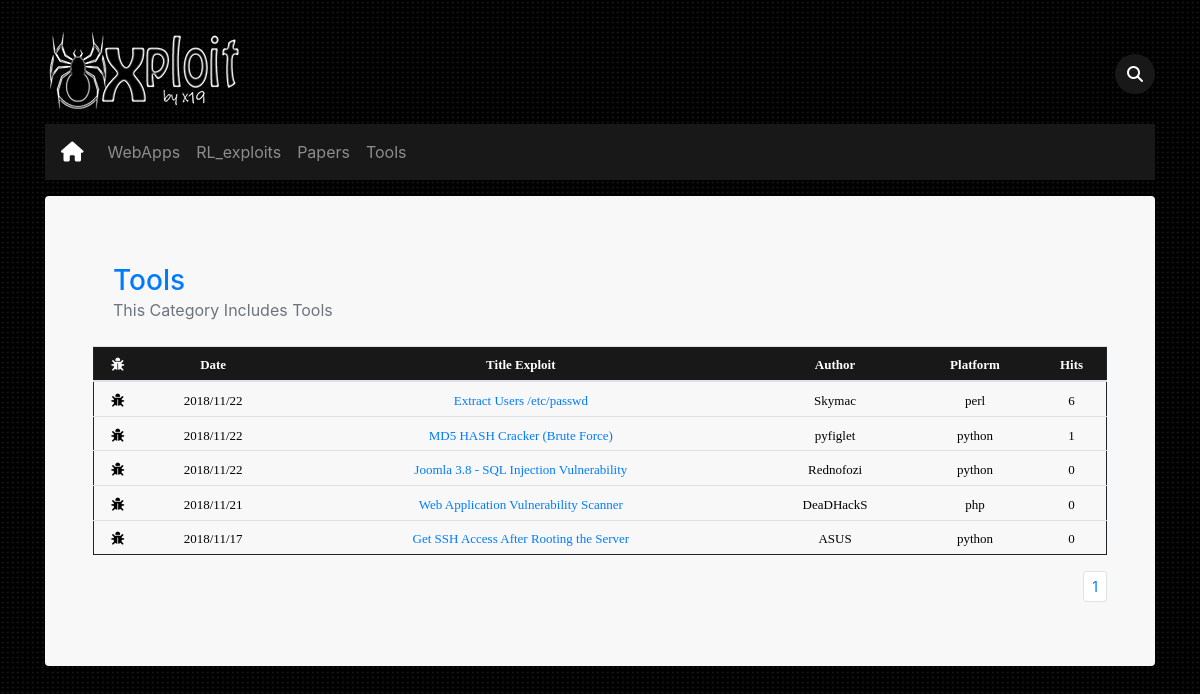
The page /Tools/ on the database its author committed.
### tables this page shows
CREATE TABLE `categery` (
  `id` int(11) NOT NULL,
  `name` varchar(255) NOT NULL
);

CREATE TABLE `post` (
  `id` int(11) NOT NULL,
  `cat` int(11) NOT NULL,
  `title` varchar(255) NOT NULL,
  `body` text NOT NULL,
  `author` varchar(255) NOT NULL,
  `tags` varchar(255) NOT NULL,
  `date` timestamp NOT NULL DEFAULT CURRENT_TIMESTAMP,
  `platform` text NOT NULL,
  `cate` text NOT NULL,
  `hits` int(11) NOT NULL
);

### inc/fonc.php (called while the page is built, shortened)
<?php
 function formatDate($date){
	return date('Y/m/d', strtotime($date));
}
 function chortxt($text,$chars = 50){
	$text=$text." ";
	$text =substr($text,0,$chars);
	$text =substr($text,0,strrpos($text,' '));
	$text=$text."  ";
	return $text ;
}
?>

### index.php (the view, shortened to what this page needs)
<!doctype html>
<html lang="en">
  <head>
    <link href="css/bootstrap.min.css" rel="stylesheet">
    <link href="css/xploit.css" rel="stylesheet">
    <link href="ic/css/all.css" rel="stylesheet">
  </head>
  <body>
  <div class="container">
<?php
include 'inc/fonc.php';
$sql = "SELECT * FROM categery";
$result =mysqli_query($con,$sql);
echo'<header class="blog-header py-3">
  <div class="row flex-nowrap justify-content-between align-items-center">
    <div class="col-4 pt-1">
      <div class="peShiner">
        <a class="text-muted" href="index.php"><img src="img/dz.png" class="img-fluid" data-color="white" /></a>
      </div>
    </div>
    <div class="col-4 d-flex justify-content-end align-items-center">
    <form method="get"  onsubmit="return prettySubmit(this, event);"  action="search">
      <div class="search-box">
            <input type="text" name="search" placeholder="Type to search" class="search-txt">
            <button  type="submit" class="search-btn"><i class="fas fa-search"></i></button>
        </div>
    </form>
   </div>
  </div>
<nav class="navbar navbar-expand-lg navbar-dark ">
  <a class="navbar-brand" href="#"><i class="fa fa-home"></i></a>
  <button class="navbar-toggler" type="button" data-toggle="collapse" data-target="#navbarNav" aria-controls="navbarNav" aria-expanded="false" aria-label="Toggle navigation">
  <span class="navbar-toggler-icon"></span>
  </button>
  <div class="collapse navbar-collapse" id="navbarNav">
    <ul class="navbar-nav">';
      while ($row =mysqli_fetch_assoc($result)) {
      echo '<li class="nav-item">
        <a class="nav-link" href="'.htmlspecialchars($row['name']).'/">'.htmlspecialchars($row['name']).'</a>
      </li>';
      }
      echo'
    </ul>
  </div>
</nav>
</header>
<div class="jumbotron p-3 p-md-5  rounded ">
';
  if (empty($_GET)){
echo'
<title>Xploits By x19</title>
<div class="cont">
  <div class="card-body d-flex flex-column align-items-start">
    <h3 class="mb-0">
    <a href="" style="text-decoration: none;"> WebApp</a>
    </h3>
    <div class="mb-1 text-muted">This Category Includes Exploits For Web Applications</div>
  </div>
  <div class="show">
    <table class="table table-sm table-hover">
      <thead>
        <tr >
          <th scope="col"><font color="white" face="Tahoma" size="2"><i class="fa fa-bug"></i></th>
          <th scope="col"><font color="white" face="Tahoma" size="2">Date</th>
          <th scope="col"><font color="white" face="Tahoma" size="2">Title Exploit</th>
          <th scope="col"><font color="white" face="Tahoma" size="2">Author</th>
          <th scope="col"><font color="white" face="Tahoma" size="2">Platform</th>
          <th scope="col"><font color="white" face="Tahoma" size="2">Hits</th>
        </tr>
      </thead>
      <tbody>';
        $sql = "SELECT * FROM  post WHERE cat=1 ORDER BY id DESC LIMIT 5 ";
        $result=mysqli_query($con,$sql);
        while  ($row =mysqli_fetch_assoc($result)) {
        echo ' <tr>
          <td ><font color="black" face="Tahoma" size="2"><i class="fa fa-bug"></i></font>
          </td>
          <td><font color="black" face="Tahoma" size="2">'.formatDate($row['date'] ).'</font>
          </td>
          <td><a href="exploit/'.$row['id'].'" ><font face="Tahoma"  size="2"> '.chortxt(htmlspecialchars($row['title'])).'</a></font>
        </td>
        <td><a href="author/'.htmlspecialchars($row['author']).'" ><font color="black" face="Tahoma" size="2">'.htmlspecialchars($row['author']).'</a></font>
      </td>
      <td ><font color="black" face="Tahoma" size="2"> '.htmlspecialchars($row['platform'] ).'</font>
      </td>
      <td ><font color="black" face="Tahoma" size="2"> '.htmlspecialchars($row['hits'] ).'</font>
      </td>
      ';
      }
    echo "</tr></tbody></table></div> ";
echo'<div class="cont">
  <div class="card-body d-flex flex-column align-items-start">
    <h3 class="mb-0">
    <a href="" style="text-decoration: none;"> Remote/Local </a>
    </h3>
    <div class="mb-1 text-muted">This Category Includes Exploits For Remote/Local </div>
  </div>
  <div class="show">
    <table class="table table-sm table-hover">
      <thead>
        <tr >
          <th scope="col"><font color="white" face="Tahoma" size="2"><i class="fa fa-bug"></i></th>
          <th scope="col"><font color="white" face="Tahoma" size="2">Date</th>
          <th scope="col"><font color="white" face="Tahoma" size="2">Title Exploit</th>
          <th scope="col"><font color="white" face="Tahoma" size="2">Author</th>
          <th scope="col"><font color="white" face="Tahoma" size="2">Platform</th>
          <th scope="col"><font color="white" face="Tahoma" size="2">Hits</th>
        </tr>
      </thead>
      <tbody>';
        $sql = "SELECT * FROM  post WHERE cat=2 ORDER BY id DESC LIMIT 5 ";
        $result=mysqli_query($con,$sql);
        while  ($row =mysqli_fetch_assoc($result)) {
        echo ' <tr>
          <td ><font color="black" face="Tahoma" size="2"><i class="fa fa-bug"></i></font>
            <td><font color="black" face="Tahoma" size="2">'.formatDate($row['date'] ).'</font>
            </td>
            <td><a href="exploit/'.$row['id'].'" ><font face="Tahoma"  size="2"> '.chortxt(htmlspecialchars($row['title'])).'</a></font>
          </td>
          <td><a href="author/'.htmlspecialchars($row['author']).'" ><font color="black" face="Tahoma" size="2">'.htmlspecialchars($row['author']).'</a></font>
        </td>
        <td ><font color="black" face="Tahoma" size="2"> '.htmlspecialchars($row['platform'] ).'</font>
        </td>
        <td ><font color="black" face="Tahoma" size="2"> '.htmlspecialchars($row['hits'] ).'</font>
        </td>
        ';
        }
      echo "</tr></tbody></table></div> ";
echo'<div class="cont">
  <div class="card-body d-flex flex-column align-items-start">
    <h3 class="mb-0">
    <a href="" style="text-decoration: none;"> Tools </a>
    </h3>
    <div class="mb-1 text-muted">This Category Includes Tools </div>
  </div>
  <div class="show">
    <table class="table table-sm table-hover">
      <thead>
        <tr >
          <th scope="col"><font color="white" face="Tahoma" size="2"><i class="fa fa-bug"></i></th>
          <th scope="col"><font color="white" face="Tahoma" size="2">Date</th>
          <th scope="col"><font color="white" face="Tahoma" size="2">Title Exploit</th>
          <th scope="col"><font color="white" face="Tahoma" size="2">Author</th>
          <th scope="col"><font color="white" face="Tahoma" size="2">Platform</th>
          <th scope="col"><font color="white" face="Tahoma" size="2">Hits</th>
        </tr>
      </thead>
      <tbody>';
        $sql = "SELECT * FROM  post WHERE cat=4 ORDER BY id DESC LIMIT 5 ";
        $result=mysqli_query($con,$sql);
        while  ($row =mysqli_fetch_assoc($result)) {
        echo ' <tr>
          <td ><font color="black" face="Tahoma" size="2"><i class="fa fa-bug"></i></font>
            <td><font color="black" face="Tahoma" size="2">'.formatDate($row['date'] ).'</font>
            </td>
            <td><a href="exploit/'.$row['id'].'" ><font face="Tahoma"  size="2"> '.chortxt(htmlspecialchars($row['title'])).'</a></font>
          </td>
          <td><a href="author/'.htmlspecialchars($row['author']).'" ><font color="black" face="Tahoma" size="2">'.htmlspecialchars($row['author']).'</a></font>
        </td>
        <td ><font color="black" face="Tahoma" size="2"> '.htmlspecialchars($row['platform'] ).'</font>
        </td>
        <td ><font color="black" face="Tahoma" size="2"> '.htmlspecialchars($row['hits'] ).'</font>
        </td>
        ';
        }
      echo "</tr></tbody></table></div> ";
  }
  elseif (isset($_GET['cat'])){
  $showRecordPerPage = 12;
  if(isset($_GET['pagin']) && !empty($_GET['pagin'])){
  $currentPage = (int)$_GET['pagin'];
  }else{
  $currentPage = 1;
  }
  $startFrom = ($currentPage * $showRecordPerPage) - $showRecordPerPage;
  $categerys=(int)$_GET['cat'];
  $empSQL = "SELECT * FROM post WHERE cat='$categerys' ORDER BY id DESC LIMIT $startFrom, $showRecordPerPage";
  $empResult = mysqli_query($con, $empSQL);
  $count=mysqli_num_rows($empResult);
  $sql1="SELECT name FROM categery WHERE id='$categerys'";
  $result1=mysqli_query($con,$sql1);
  $rowcat= mysqli_fetch_assoc($result1);
  if($count>0){
  echo '
  <title>'.htmlspecialchars($rowcat['name']).'</title>
  <div class="cont">
    <div class="card-body d-flex flex-column align-items-start">
      <h3 class="mb-0">
      <a href="" style="text-decoration: none;">'.htmlspecialchars($rowcat['name']).'</a>
      </h3>
      <div class="mb-1 text-muted">This Category Includes '.htmlspecialchars($rowcat['name']).' </div>
    </div>
    <div class="show">
      <table class="table table-sm table-hover">
        <thead>
          <tr >
            <th scope="col"><font color="white" face="Tahoma" size="2"><i class="fa fa-bug"></i></th>
            <th scope="col"><font color="white" face="Tahoma" size="2">Date</th>
            <th scope="col"><font color="white" face="Tahoma" size="2">Title Exploit</th>
            <th scope="col"><font color="white" face="Tahoma" size="2">Author</th>
            <th scope="col"><font color="white" face="Tahoma" size="2">Platform</th>
            <th scope="col"><font color="white" face="Tahoma" size="2">Hits</th>
          </tr>
        </thead>
        <tbody>
          ';
          while($row= mysqli_fetch_assoc($empResult)){
          echo'<tr>
            <td ><font color="black" face="Tahoma" size="2"><i class="fa fa-bug"></i></font>
              <td><font color="black" face="Tahoma" size="2">'.formatDate($row['date'] ).'</font>
              </td>
              <td><a href="exploit/'.$row['id'].'" ><font face="Tahoma"  size="2"> '.chortxt(htmlspecialchars($row['title'])).'</a></font>
            </td>
            <td><a href="author/'.htmlspecialchars($row['author']).'" ><font color="black" face="Tahoma" size="2">'.htmlspecialchars($row['author']).'</a></font>
          </td>
          <td ><font color="black" face="Tahoma" size="2"> '.htmlspecialchars($row['platform'] ).'</font>
          </td>
          <td ><font color="black" face="Tahoma" size="2"> '.htmlspecialchars($row['hits'] ).'</font>
          </td>
          ';
          }
        echo "</tr></tbody></table></div> ";
        echo "
        <ul class='pagination pagination-sm justify-content-end'>
          ";
          echo  "
          <li class='page-item'>
            <a class='page-link' href='".htmlspecialchars($rowcat['name'])."/".$currentPage."'>".$currentPage."</a>
          </li>";
          echo '
        </ul>
      </div>
      ';
      }
      else
      {
      echo "<div class='alert alert-danger text-center' role='alert'>404 Not Found</div> ";
      }
      }
else{
   echo "
   <title>404 Not Found</title>
   <div class='alert alert-danger text-center' role='alert'>404 Not Found</div> ";
}
?>
</div>
</div>
  </body>
  </html>

### css/xploit.css (style rules this page uses)
body { background-image:url(../img/dots.png); background-color:#000; background-repeat:repeat; background-attachment:scroll; background-position:left top; }
nav { background-color: #181818; }
.jumbotron { background-color: #f8f8f8; }
.show table { border: 1px solid ; text-decoration: none; text-align: center; }
.show thead { border: 1px solid rgba(0,0,0,0.1); background-color: #181818; }
.show tr { border: 1px solid #212529; }
.show a { text-decoration: none; }
.search-box { right: 50%; transform: translate(0%,10%); background-color: #181818; height: 40px; border-radius: 40px; }
.search-btn { border: none; color: white; float: right; width: 40px; height: 40px; border-radius: 50%; background-color: transparent; display: flex; justify-content: center; align-items: center; }

### rows shown on the page
categery: name "WebApps"
categery: name "RL_exploits"
categery: name "Papers"
categery: name "Tools"
post: date "2018/11/22", title "Extract Users /etc/passwd", author "Skymac", platform "perl", hits "6"
post: date "2018/11/22", title "MD5 HASH Cracker (Brute Force)", author "pyfiglet", platform "python", hits "1"
post: date "2018/11/22", title "Joomla 3.8 - SQL Injection Vulnerability", author "Rednofozi", platform "python", hits "0"
post: date "2018/11/21", title "Web Application Vulnerability Scanner", author "DeaDHackS", platform "php", hits "0"
post: date "2018/11/17", title "Get SSH Access After Rooting the Server", author "ASUS", platform "python", hits "0"

### other values the page prints
$currentPage "1"
